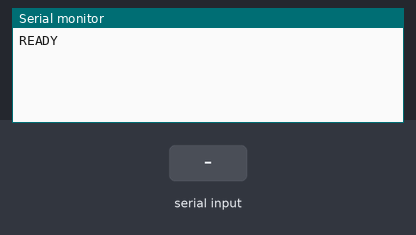
Simulated run of this sketch. Board: ESP32. Shown: the last lines printed to the serial monitor. The inputs (shaded band) are chosen by the test bench. WiFi joins after 1.5 s; servers stay silent unless stated.

Above: at 1.2 s.
1.3 s: "AP 1\n" received over Serial
At 2.5 s:
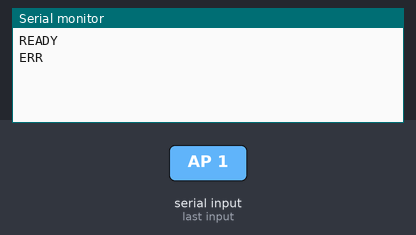
2.8 s: "CFG 1\n" received over Serial
At 3.6 s:
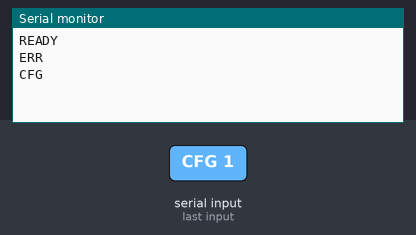
4.3 s: "ADDR 1\n" received over Serial
At 4.8 s:
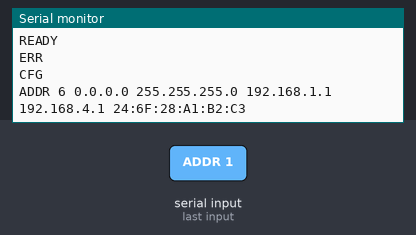
5.8 s: "SSID 1\n" received over Serial
At 7.0 s:
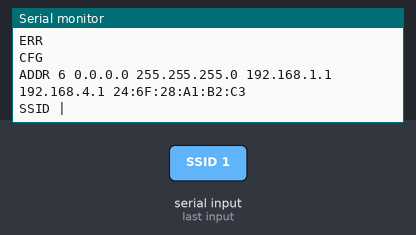
7.3 s: "SRV 1\n" received over Serial
At 8.2 s:
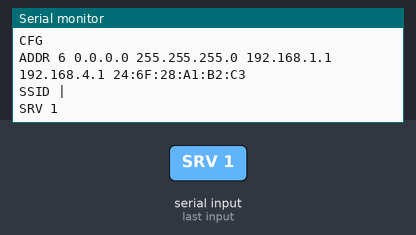
8.8 s: "BEGIN\n" received over Serial
At 9.5 s:
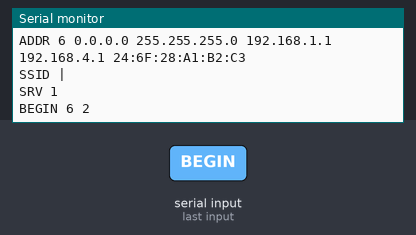

The sketch:

WiFiAPCheck.ino
```cpp
// AP check driven by host USB commands after "READY".
// AP <ssid> <pass|-> [channel]: select the corresponding beginAP overload; '-' omits the passphrase. Reply "AP <result> <status> <ms>".
// CFG <address> [DNS [gateway [mask]]]: select config by argument count; reply "CFG".
// ADDR: reply "ADDR <status> <address> <mask> <gateway> <softAPIP> <MAC>".
// SSID: reply "SSID <SSID()>|<softAPSSID()>".
// SRV <port>: start TCP; echo each received line and close, printing "SRVLINE <line>".
// Reply "SRV <1/0>".
// UDP <port>: echo incoming datagrams, print "UDPLINE <length>" and reply "UDP <1/0>".
// PING <address>: call WiFi.ping(IPAddress); reply "PING <result>".
// BEGIN: use the arduino_secrets.h network; reply "BEGIN <status> <ms>".
// DISC: call WiFi.disconnect; reply "DISC <status>".
// END: call WiFi.end; reply "END <status>".
// Network credentials are empty in tracked arduino_secrets.h; this copy supports compilation only.
#include <WiFi.h>

#include "arduino_secrets.h"

static WiFiServer server(80);
static bool serving;
static WiFiUDP udp;

/**
 * @brief Parse a test-command IPv4 argument into an IPAddress.
 */
static IPAddress ip_arg(const char *s)
{
    IPAddress a;
    a.fromString(s);
    return a;
}

/**
 * @brief Start the test AP with command-supplied association options.
 */
static void cmd_ap(char **args, int n)
{
    const char *pass = strcmp(args[1], "-") == 0 ? nullptr : args[1];
    unsigned long start = millis();
    uint8_t r;
    if (n == 2) {
        r = pass != nullptr ? WiFi.beginAP(args[0], pass) : WiFi.beginAP(args[0]);
    } else {
        uint8_t ch = (uint8_t)atoi(args[2]);
        r = pass != nullptr ? WiFi.beginAP(args[0], pass, ch) : WiFi.beginAP(args[0], ch);
    }
    Serial.print("AP ");
    Serial.print(r);
    Serial.print(' ');
    Serial.print(WiFi.status());
    Serial.print(' ');
    Serial.println(millis() - start);
}

/**
 * @brief Apply test-command IPv4 configuration and report the result.
 */
static void cmd_cfg(char **args, int n)
{
    if (n == 1) {
        WiFi.config(ip_arg(args[0]));
    } else if (n == 2) {
        WiFi.config(ip_arg(args[0]), ip_arg(args[1]));
    } else if (n == 3) {
        WiFi.config(ip_arg(args[0]), ip_arg(args[1]), ip_arg(args[2]));
    } else {
        WiFi.config(ip_arg(args[0]), ip_arg(args[1]), ip_arg(args[2]), ip_arg(args[3]));
    }
    Serial.println("CFG");
}

/**
 * @brief Print the network addresses used by the test sketch.
 */
static void cmd_addr()
{
    uint8_t mac[6];
    char m[18];
    WiFi.macAddress(mac);
    snprintf(m, sizeof(m), "%02X:%02X:%02X:%02X:%02X:%02X", mac[0], mac[1], mac[2], mac[3], mac[4], mac[5]);
    Serial.print("ADDR ");
    Serial.print(WiFi.status());
    Serial.print(' ');
    Serial.print(WiFi.localIP());
    Serial.print(' ');
    Serial.print(WiFi.subnetMask());
    Serial.print(' ');
    Serial.print(WiFi.gatewayIP());
    Serial.print(' ');
    Serial.print(WiFi.softAPIP());
    Serial.print(' ');
    Serial.println(m);
}

/**
 * @brief Read one client line with a 5 s bound, echo it, then close.
 */
static void serve()
{
    WiFiClient c = server.available();
    if (!c) {
        return;
    }
    String text;
    unsigned long start = millis();
    while (c.connected() && millis() - start < 5000) {
        int b = c.read();
        if (b < 0) {
            delay(1);
        } else if (b == '\n') {
            break;
        } else if (b != '\r') {
            text += (char)b;
        }
    }
    c.println(text);
    c.stop();
    Serial.print("SRVLINE ");
    Serial.println(text);
}

/**
 * @brief Echo received UDP data through the test socket.
 */
static void echo_udp()
{
    int n = udp.parsePacket();
    if (n <= 0) {
        return;
    }
    uint8_t buf[512];
    int got = udp.read(buf, sizeof(buf));
    udp.beginPacket(udp.remoteIP(), udp.remotePort());
    udp.write(buf, got > 0 ? got : 0);
    udp.endPacket();
    Serial.print("UDPLINE ");
    Serial.println(got);
}

/**
 * @brief Initialize the resources used by this example or validation sketch.
 */
void setup()
{
    Serial.begin(115200);
    while (!Serial && millis() < 10000) {
    }
    Serial.println("READY");
}

/**
 * @brief Service the example or validation scenario on each Arduino loop iteration.
 */
void loop()
{
    static String line;
    if (serving) {
        serve();
    }
    echo_udp();
    while (Serial.available() > 0) {
        int b = Serial.read();
        if (b != '\n') {
            if (b != '\r') {
                line += (char)b;
            }
            continue;
        }
        char buf[200];
        line.toCharArray(buf, sizeof(buf));
        line = "";
        char *args[6];
        int n = 0;
        char *cmd = strtok(buf, " ");
        while (n < 6 && (args[n] = strtok(nullptr, " ")) != nullptr) {
            n++;
        }
        if (cmd == nullptr) {
            continue;
        }
        if (strcmp(cmd, "AP") == 0 && (n == 2 || n == 3)) {
            cmd_ap(args, n);
        } else if (strcmp(cmd, "CFG") == 0 && n >= 1 && n <= 4) {
            cmd_cfg(args, n);
        } else if (strcmp(cmd, "ADDR") == 0) {
            cmd_addr();
        } else if (strcmp(cmd, "SSID") == 0) {
            Serial.print("SSID ");
            Serial.print(WiFi.SSID());
            Serial.print('|');
            Serial.println(WiFi.softAPSSID());
        } else if (strcmp(cmd, "SRV") == 0 && n == 1) {
            server.begin(atoi(args[0]));
            serving = (bool)server;
            Serial.print("SRV ");
            Serial.println(serving ? 1 : 0);
        } else if (strcmp(cmd, "UDP") == 0 && n == 1) {
            Serial.print("UDP ");
            Serial.println(udp.begin(atoi(args[0])));
        } else if (strcmp(cmd, "PING") == 0 && n == 1) {
            Serial.print("PING ");
            Serial.println(WiFi.ping(ip_arg(args[0])));
        } else if (strcmp(cmd, "BEGIN") == 0) {
            unsigned long start = millis();
            int st = WiFi.begin(SECRET_SSID, SECRET_PASS);
            Serial.print("BEGIN ");
            Serial.print(st);
            Serial.print(' ');
            Serial.println(millis() - start);
        } else if (strcmp(cmd, "DISC") == 0) {
            WiFi.disconnect();
            Serial.print("DISC ");
            Serial.println(WiFi.status());
        } else if (strcmp(cmd, "END") == 0) {
            WiFi.end();
            Serial.print("END ");
            Serial.println(WiFi.status());
        } else {
            Serial.println("ERR");
        }
    }
}
```

arduino_secrets.h
```cpp
// Set credentials only in a private hardware-test copy; keep tracked values empty and never commit secrets.
#define SECRET_SSID ""
#define SECRET_PASS ""
```

Measured:
- after the input at 1.3 s, the serial monitor: prints a new line at once (image 1)
- after the input at 2.8 s, the serial monitor: prints a new line at once (image 2)
- after the input at 4.3 s, the serial monitor: prints a new line at once (image 3)
- after the input at 5.8 s, the serial monitor: prints a new line at once (image 4)
- after the input at 7.3 s, the serial monitor: prints a new line at once (image 5)
- after the input at 8.8 s, the serial monitor: prints a new line at once (image 6)
